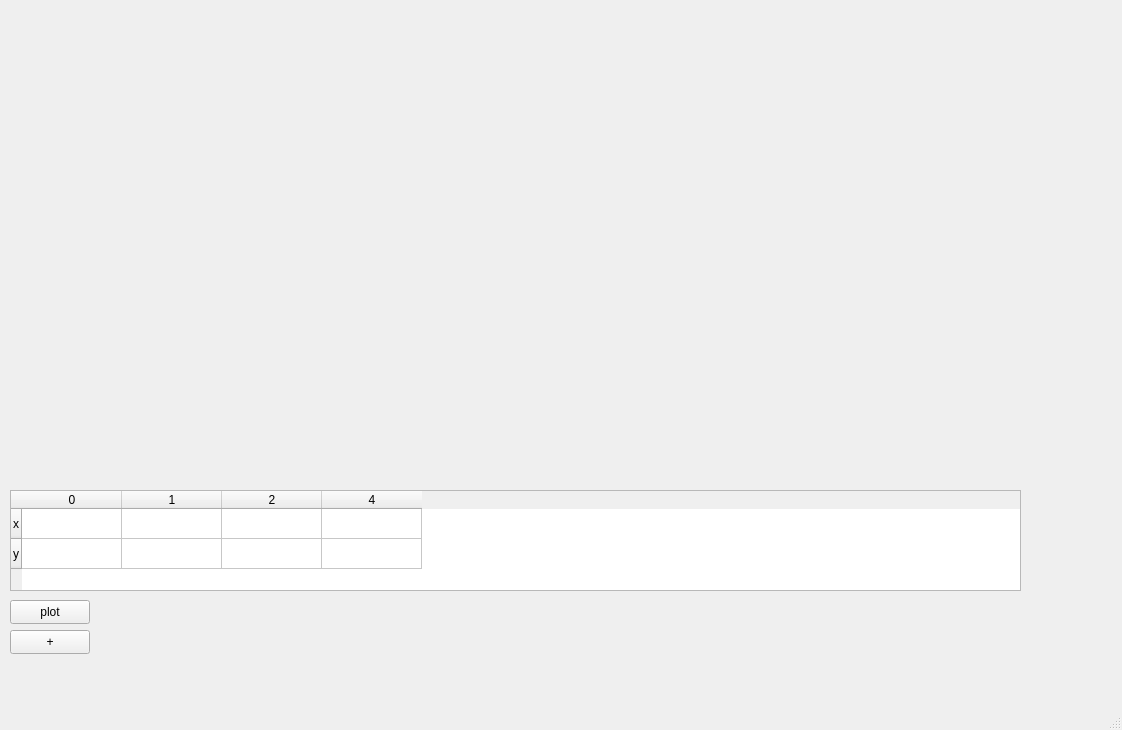
<?xml version="1.0" encoding="UTF-8"?>
<ui version="4.0">
 <class>MainWindow</class>
 <widget class="QMainWindow" name="MainWindow">
  <property name="geometry">
   <rect>
    <x>0</x>
    <y>0</y>
    <width>1122</width>
    <height>730</height>
   </rect>
  </property>
  <property name="windowTitle">
   <string>MainWindow</string>
  </property>
  <widget class="QWidget" name="centralwidget">
   <widget class="QCustomPlot" name="plot" native="true">
    <property name="geometry">
     <rect>
      <x>10</x>
      <y>10</y>
      <width>901</width>
      <height>481</height>
     </rect>
    </property>
   </widget>
   <widget class="QTableWidget" name="table">
    <property name="geometry">
     <rect>
      <x>10</x>
      <y>490</y>
      <width>1011</width>
      <height>101</height>
     </rect>
    </property>
    <row>
     <property name="text">
      <string>x</string>
     </property>
    </row>
    <row>
     <property name="text">
      <string>y</string>
     </property>
    </row>
    <column>
     <property name="text">
      <string>0</string>
     </property>
    </column>
    <column>
     <property name="text">
      <string>1</string>
     </property>
    </column>
    <column>
     <property name="text">
      <string>2</string>
     </property>
    </column>
    <column/>
   </widget>
   <widget class="QPushButton" name="ok">
    <property name="geometry">
     <rect>
      <x>10</x>
      <y>600</y>
      <width>80</width>
      <height>24</height>
     </rect>
    </property>
    <property name="text">
     <string>plot</string>
    </property>
   </widget>
   <widget class="QPushButton" name="adder">
    <property name="geometry">
     <rect>
      <x>10</x>
      <y>630</y>
      <width>80</width>
      <height>24</height>
     </rect>
    </property>
    <property name="text">
     <string>+</string>
    </property>
   </widget>
  </widget>
  <widget class="QMenuBar" name="menubar">
   <property name="geometry">
    <rect>
     <x>0</x>
     <y>0</y>
     <width>1122</width>
     <height>21</height>
    </rect>
   </property>
  </widget>
  <widget class="QStatusBar" name="statusbar"/>
 </widget>
 <customwidgets>
  <customwidget>
   <class>QCustomPlot</class>
   <extends>QWidget</extends>
   <header>qcustomplot.h</header>
   <container>1</container>
  </customwidget>
 </customwidgets>
 <resources/>
 <connections/>
</ui>
